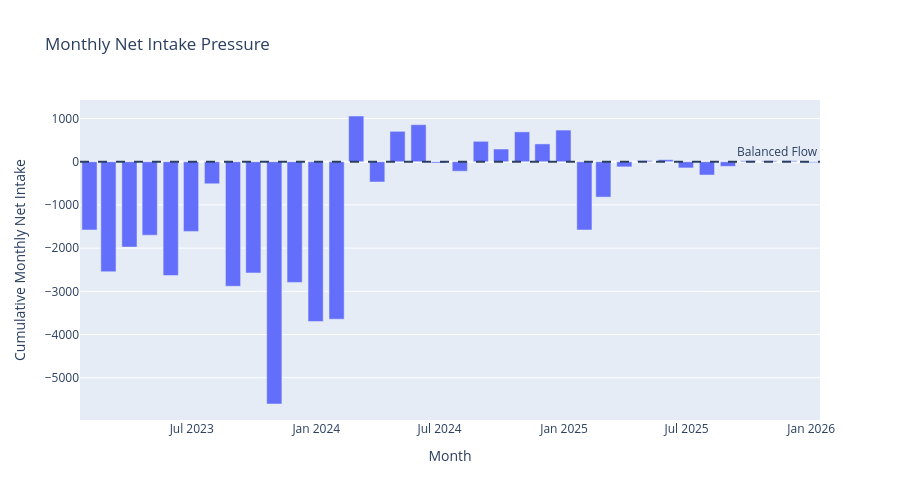

The cell this chart's notebook holds for it:
### Markdown cell above
#### Monthly Net Intake

### Code cell
fig = px.bar(
    monthly,
    x="Date",
    y="Net_Intake",
    title="Monthly Net Intake Pressure",
    labels={
        "Date": "Month",
        "Net_Intake": "Cumulative Monthly Net Intake"
    }
)

fig.add_hline(
    y=0,
    line_dash="dash",
    annotation_text="Balanced Flow"
)

fig.update_layout(
    hovermode="x unified",
    height=500
)

fig.show()

### Figure 1 — Plotly figure (JSON) as saved in the notebook; plotly's stock layout.template omitted (floating-point values rounded to 4 significant figures)
{"data": [{"hovertemplate": "Month=%{x}<br>Cumulative Monthly Net Intake=%{y}<extra></extra>", "legendgroup": "", "marker": {"color": "#636efa", "pattern": {"shape": ""}}, "name": "", "orientation": "v", "showlegend": false, "textposition": "auto", "type": "bar", "x": ["2023-01-31T00:00:00.000000", "2023-02-28T00:00:00.000000", "2023-03-31T00:00:00.000000", "2023-04-30T00:00:00.000000", "2023-05-31T00:00:00.000000", "2023-06-30T00:00:00.000000", "2023-07-31T00:00:00.000000", "2023-08-31T00:00:00.000000", "2023-09-30T00:00:00.000000", "2023-10-31T00:00:00.000000", "2023-11-30T00:00:00.000000", "2023-12-31T00:00:00.000000", "2024-01-31T00:00:00.000000", "2024-02-29T00:00:00.000000", "2024-03-31T00:00:00.000000", "2024-04-30T00:00:00.000000", "2024-05-31T00:00:00.000000", "2024-06-30T00:00:00.000000", "2024-07-31T00:00:00.000000", "2024-08-31T00:00:00.000000", "2024-09-30T00:00:00.000000", "2024-10-31T00:00:00.000000", "2024-11-30T00:00:00.000000", "2024-12-31T00:00:00.000000", "2025-01-31T00:00:00.000000", "2025-02-28T00:00:00.000000", "2025-03-31T00:00:00.000000", "2025-04-30T00:00:00.000000", "2025-05-31T00:00:00.000000", "2025-06-30T00:00:00.000000", "2025-07-31T00:00:00.000000", "2025-08-31T00:00:00.000000", "2025-09-30T00:00:00.000000", "2025-10-31T00:00:00.000000", "2025-11-30T00:00:00.000000", "2025-12-31T00:00:00.000000"], "xaxis": "x", "y": [-1580, -2546, -1976, -1701, -2634, -1613, -510, -2883, -2575, -5609, -2794, -3699, -3646, 1059, -469, 704, 858, -29, -220, 473, 295, 692, 413, 733, -1580, -819, -119, 27, 47, -143, -308, -107, 23, 21, 23, -20], "yaxis": "y"}], "layout": {"annotations": [{"showarrow": false, "text": "Balanced Flow", "x": 1, "xanchor": "right", "xref": "x domain", "y": 0, "yanchor": "bottom", "yref": "y"}], "barmode": "relative", "height": 500, "hovermode": "x unified", "legend": {"tracegroupgap": 0}, "shapes": [{"line": {"dash": "dash"}, "type": "line", "x0": 0, "x1": 1, "xref": "x domain", "y0": 0, "y1": 0, "yref": "y"}], "title": {"text": "Monthly Net Intake Pressure"}, "xaxis": {"anchor": "y", "domain": [0, 1], "title": {"text": "Month"}}, "yaxis": {"anchor": "x", "domain": [0, 1], "title": {"text": "Cumulative Monthly Net Intake"}}}}
